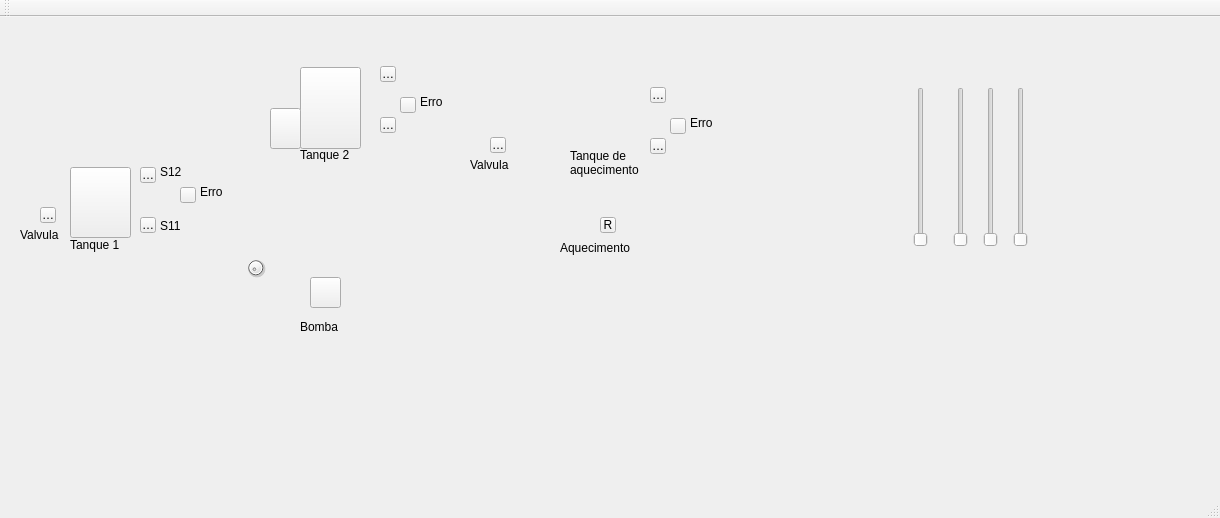
<?xml version="1.0" encoding="UTF-8"?>
<ui version="4.0">
 <class>MainWindow</class>
 <widget class="QMainWindow" name="MainWindow">
  <property name="geometry">
   <rect>
    <x>0</x>
    <y>0</y>
    <width>1220</width>
    <height>518</height>
   </rect>
  </property>
  <property name="windowTitle">
   <string>MainWindow</string>
  </property>
  <widget class="QWidget" name="centralWidget">
   <widget class="Led" name="led_v1">
    <property name="geometry">
     <rect>
      <x>40</x>
      <y>190</y>
      <width>16</width>
      <height>16</height>
     </rect>
    </property>
    <property name="text">
     <string>V1</string>
    </property>
   </widget>
   <widget class="QLabel" name="label">
    <property name="geometry">
     <rect>
      <x>20</x>
      <y>210</y>
      <width>41</width>
      <height>16</height>
     </rect>
    </property>
    <property name="text">
     <string>Valvula 1</string>
    </property>
   </widget>
   <widget class="cedaTank" name="tank_1">
    <property name="geometry">
     <rect>
      <x>70</x>
      <y>150</y>
      <width>61</width>
      <height>71</height>
     </rect>
    </property>
    <property name="text">
     <string/>
    </property>
   </widget>
   <widget class="QLabel" name="label_2">
    <property name="geometry">
     <rect>
      <x>70</x>
      <y>220</y>
      <width>61</width>
      <height>16</height>
     </rect>
    </property>
    <property name="text">
     <string>Tanque 1</string>
    </property>
   </widget>
   <widget class="Led" name="led_s12">
    <property name="geometry">
     <rect>
      <x>140</x>
      <y>150</y>
      <width>16</width>
      <height>16</height>
     </rect>
    </property>
    <property name="text">
     <string>S12</string>
    </property>
   </widget>
   <widget class="Led" name="led_s11">
    <property name="geometry">
     <rect>
      <x>140</x>
      <y>200</y>
      <width>16</width>
      <height>16</height>
     </rect>
    </property>
    <property name="text">
     <string>S11</string>
    </property>
   </widget>
   <widget class="QLabel" name="label_3">
    <property name="geometry">
     <rect>
      <x>160</x>
      <y>204</y>
      <width>35</width>
      <height>10</height>
     </rect>
    </property>
    <property name="text">
     <string>S11</string>
    </property>
   </widget>
   <widget class="QLabel" name="label_4">
    <property name="geometry">
     <rect>
      <x>160</x>
      <y>150</y>
      <width>35</width>
      <height>10</height>
     </rect>
    </property>
    <property name="text">
     <string>S12</string>
    </property>
   </widget>
   <widget class="cedaTank" name="tank_2">
    <property name="geometry">
     <rect>
      <x>300</x>
      <y>50</y>
      <width>61</width>
      <height>82</height>
     </rect>
    </property>
    <property name="text">
     <string/>
    </property>
   </widget>
   <widget class="Led" name="led_s22">
    <property name="geometry">
     <rect>
      <x>380</x>
      <y>49</y>
      <width>16</width>
      <height>16</height>
     </rect>
    </property>
    <property name="text">
     <string>S22</string>
    </property>
   </widget>
   <widget class="Led" name="led_s21">
    <property name="geometry">
     <rect>
      <x>380</x>
      <y>100</y>
      <width>16</width>
      <height>16</height>
     </rect>
    </property>
    <property name="text">
     <string>S21</string>
    </property>
   </widget>
   <widget class="QDial" name="bomba_principal">
    <property name="enabled">
     <bool>true</bool>
    </property>
    <property name="geometry">
     <rect>
      <x>240</x>
      <y>240</y>
      <width>31</width>
      <height>21</height>
     </rect>
    </property>
   </widget>
   <widget class="QLabel" name="label_5">
    <property name="geometry">
     <rect>
      <x>300</x>
      <y>130</y>
      <width>61</width>
      <height>16</height>
     </rect>
    </property>
    <property name="text">
     <string>Tanque 2</string>
    </property>
   </widget>
   <widget class="Led" name="led_s1_e">
    <property name="geometry">
     <rect>
      <x>180</x>
      <y>170</y>
      <width>16</width>
      <height>16</height>
     </rect>
    </property>
    <property name="text">
     <string/>
    </property>
   </widget>
   <widget class="QLabel" name="label_8">
    <property name="geometry">
     <rect>
      <x>200</x>
      <y>170</y>
      <width>35</width>
      <height>10</height>
     </rect>
    </property>
    <property name="text">
     <string>Erro</string>
    </property>
   </widget>
   <widget class="Led" name="led_s2_e">
    <property name="geometry">
     <rect>
      <x>400</x>
      <y>80</y>
      <width>16</width>
      <height>16</height>
     </rect>
    </property>
    <property name="text">
     <string/>
    </property>
   </widget>
   <widget class="QLabel" name="label_10">
    <property name="geometry">
     <rect>
      <x>420</x>
      <y>80</y>
      <width>35</width>
      <height>10</height>
     </rect>
    </property>
    <property name="text">
     <string>Erro</string>
    </property>
   </widget>
   <widget class="QLabel" name="label_7">
    <property name="geometry">
     <rect>
      <x>300</x>
      <y>300</y>
      <width>41</width>
      <height>20</height>
     </rect>
    </property>
    <property name="text">
     <string>Bomba</string>
    </property>
   </widget>
   <widget class="Led" name="led_bomba">
    <property name="geometry">
     <rect>
      <x>310</x>
      <y>260</y>
      <width>31</width>
      <height>31</height>
     </rect>
    </property>
    <property name="text">
     <string/>
    </property>
   </widget>
   <widget class="cedaTank" name="tank_3">
    <property name="geometry">
     <rect>
      <x>270</x>
      <y>91</y>
      <width>31</width>
      <height>41</height>
     </rect>
    </property>
    <property name="text">
     <string/>
    </property>
   </widget>
   <widget class="QLabel" name="label_6">
    <property name="geometry">
     <rect>
      <x>570</x>
      <y>130</y>
      <width>81</width>
      <height>31</height>
     </rect>
    </property>
    <property name="text">
     <string>Tanque de aquecimento</string>
    </property>
    <property name="scaledContents">
     <bool>false</bool>
    </property>
    <property name="wordWrap">
     <bool>true</bool>
    </property>
   </widget>
   <widget class="QLabel" name="label_9">
    <property name="geometry">
     <rect>
      <x>470</x>
      <y>140</y>
      <width>41</width>
      <height>16</height>
     </rect>
    </property>
    <property name="text">
     <string>Valvula 1</string>
    </property>
   </widget>
   <widget class="Led" name="led_v2">
    <property name="geometry">
     <rect>
      <x>490</x>
      <y>120</y>
      <width>16</width>
      <height>16</height>
     </rect>
    </property>
    <property name="text">
     <string>V2</string>
    </property>
   </widget>
   <widget class="Led" name="led_s3_e">
    <property name="geometry">
     <rect>
      <x>670</x>
      <y>101</y>
      <width>16</width>
      <height>16</height>
     </rect>
    </property>
    <property name="text">
     <string/>
    </property>
   </widget>
   <widget class="Led" name="led_s31">
    <property name="geometry">
     <rect>
      <x>650</x>
      <y>121</y>
      <width>16</width>
      <height>16</height>
     </rect>
    </property>
    <property name="text">
     <string>s31</string>
    </property>
   </widget>
   <widget class="QLabel" name="label_11">
    <property name="geometry">
     <rect>
      <x>690</x>
      <y>101</y>
      <width>35</width>
      <height>10</height>
     </rect>
    </property>
    <property name="text">
     <string>Erro</string>
    </property>
   </widget>
   <widget class="Led" name="led_s32">
    <property name="geometry">
     <rect>
      <x>650</x>
      <y>70</y>
      <width>16</width>
      <height>16</height>
     </rect>
    </property>
    <property name="text">
     <string>S32</string>
    </property>
   </widget>
   <widget class="Led" name="led_r">
    <property name="geometry">
     <rect>
      <x>600</x>
      <y>200</y>
      <width>16</width>
      <height>16</height>
     </rect>
    </property>
    <property name="text">
     <string>R</string>
    </property>
   </widget>
   <widget class="QLabel" name="label_12">
    <property name="geometry">
     <rect>
      <x>560</x>
      <y>220</y>
      <width>91</width>
      <height>21</height>
     </rect>
    </property>
    <property name="text">
     <string>Aquecimento</string>
    </property>
   </widget>
   <widget class="ThermoMeter" name="term" native="true">
    <property name="geometry">
     <rect>
      <x>720</x>
      <y>40</y>
      <width>161</width>
      <height>381</height>
     </rect>
    </property>
    <property name="font">
     <font>
      <pointsize>6</pointsize>
     </font>
    </property>
   </widget>
   <widget class="QSlider" name="t1">
    <property name="geometry">
     <rect>
      <x>910</x>
      <y>70</y>
      <width>22</width>
      <height>160</height>
     </rect>
    </property>
    <property name="orientation">
     <enum>Qt::Vertical</enum>
    </property>
   </widget>
   <widget class="QSlider" name="t2">
    <property name="geometry">
     <rect>
      <x>950</x>
      <y>70</y>
      <width>22</width>
      <height>160</height>
     </rect>
    </property>
    <property name="orientation">
     <enum>Qt::Vertical</enum>
    </property>
   </widget>
   <widget class="QSlider" name="t3">
    <property name="geometry">
     <rect>
      <x>980</x>
      <y>70</y>
      <width>22</width>
      <height>160</height>
     </rect>
    </property>
    <property name="orientation">
     <enum>Qt::Vertical</enum>
    </property>
   </widget>
   <widget class="QSlider" name="t4">
    <property name="geometry">
     <rect>
      <x>1010</x>
      <y>70</y>
      <width>22</width>
      <height>160</height>
     </rect>
    </property>
    <property name="orientation">
     <enum>Qt::Vertical</enum>
    </property>
   </widget>
  </widget>
  <widget class="QMenuBar" name="menuBar">
   <property name="geometry">
    <rect>
     <x>0</x>
     <y>0</y>
     <width>1220</width>
     <height>21</height>
    </rect>
   </property>
  </widget>
  <widget class="QToolBar" name="mainToolBar">
   <attribute name="toolBarArea">
    <enum>TopToolBarArea</enum>
   </attribute>
   <attribute name="toolBarBreak">
    <bool>false</bool>
   </attribute>
  </widget>
  <widget class="QStatusBar" name="statusBar"/>
 </widget>
 <layoutdefault spacing="6" margin="11"/>
 <customwidgets>
  <customwidget>
   <class>Led</class>
   <extends>QToolButton</extends>
   <header>led.h</header>
  </customwidget>
  <customwidget>
   <class>cedaTank</class>
   <extends>QToolButton</extends>
   <header>cedatank.h</header>
  </customwidget>
  <customwidget>
   <class>ThermoMeter</class>
   <extends>QWidget</extends>
   <header>thermometer.h</header>
   <container>1</container>
  </customwidget>
 </customwidgets>
 <resources/>
 <connections/>
</ui>
